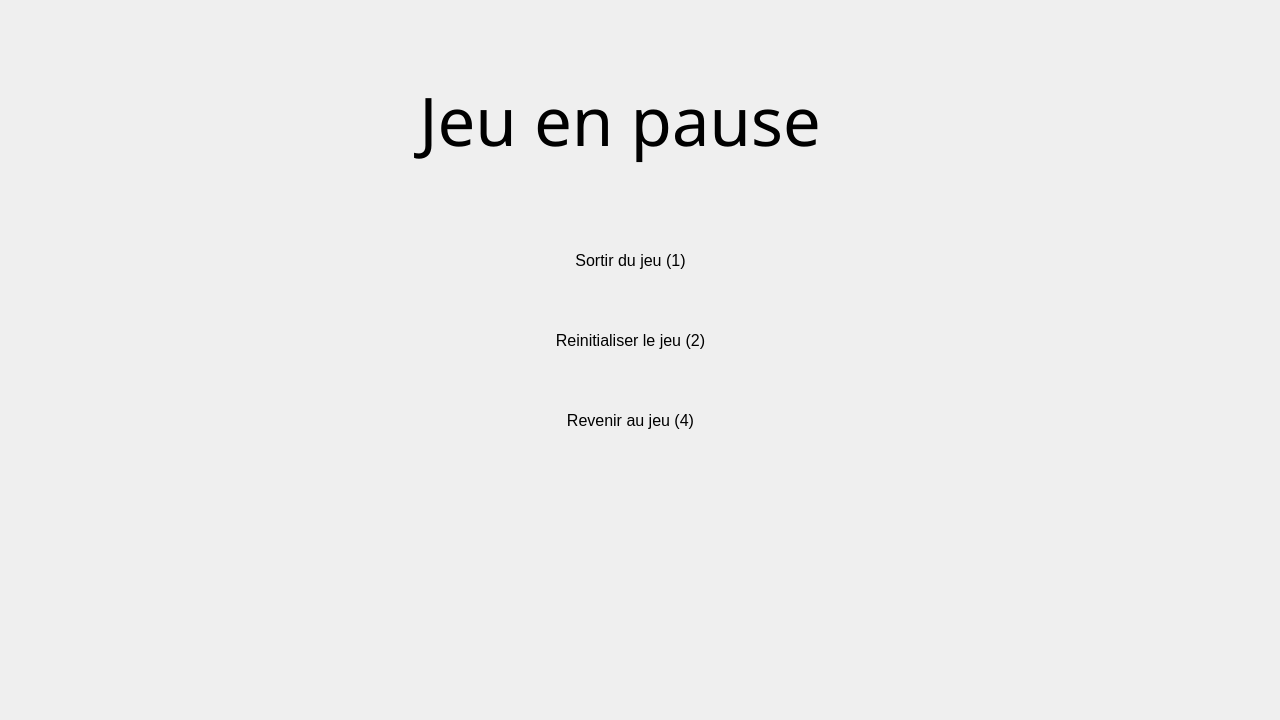
<?xml version="1.0" encoding="UTF-8"?>
<ui version="4.0">
 <class>Pause</class>
 <widget class="QWidget" name="Pause">
  <property name="geometry">
   <rect>
    <x>0</x>
    <y>0</y>
    <width>1280</width>
    <height>720</height>
   </rect>
  </property>
  <property name="windowTitle">
   <string>Form</string>
  </property>
  <widget class="QLabel" name="BackGround">
   <property name="geometry">
    <rect>
     <x>-5</x>
     <y>-35</y>
     <width>1300</width>
     <height>800</height>
    </rect>
   </property>
   <property name="autoFillBackground">
    <bool>true</bool>
   </property>
   <property name="text">
    <string/>
   </property>
   <property name="pixmap">
    <pixmap>:/Decor/Image_Qt/Decor/Paysage.png</pixmap>
   </property>
   <property name="scaledContents">
    <bool>true</bool>
   </property>
  </widget>
  <widget class="QLabel" name="Option2">
   <property name="geometry">
    <rect>
     <x>520</x>
     <y>320</y>
     <width>221</width>
     <height>40</height>
    </rect>
   </property>
   <property name="font">
    <font>
     <pointsize>12</pointsize>
    </font>
   </property>
   <property name="autoFillBackground">
    <bool>true</bool>
   </property>
   <property name="text">
    <string>Reinitialiser le jeu (2)</string>
   </property>
   <property name="alignment">
    <set>Qt::AlignmentFlag::AlignCenter</set>
   </property>
  </widget>
  <widget class="QLabel" name="Option1">
   <property name="geometry">
    <rect>
     <x>520</x>
     <y>240</y>
     <width>221</width>
     <height>40</height>
    </rect>
   </property>
   <property name="font">
    <font>
     <pointsize>12</pointsize>
    </font>
   </property>
   <property name="autoFillBackground">
    <bool>true</bool>
   </property>
   <property name="text">
    <string>Sortir du jeu (1)</string>
   </property>
   <property name="alignment">
    <set>Qt::AlignmentFlag::AlignCenter</set>
   </property>
  </widget>
  <widget class="QLabel" name="Option3">
   <property name="geometry">
    <rect>
     <x>520</x>
     <y>400</y>
     <width>221</width>
     <height>40</height>
    </rect>
   </property>
   <property name="font">
    <font>
     <pointsize>12</pointsize>
    </font>
   </property>
   <property name="autoFillBackground">
    <bool>true</bool>
   </property>
   <property name="text">
    <string>Revenir au jeu (4)</string>
   </property>
   <property name="alignment">
    <set>Qt::AlignmentFlag::AlignCenter</set>
   </property>
  </widget>
  <widget class="QLabel" name="Titre">
   <property name="geometry">
    <rect>
     <x>370</x>
     <y>70</y>
     <width>500</width>
     <height>100</height>
    </rect>
   </property>
   <property name="palette">
    <palette>
     <active>
      <colorrole role="WindowText">
       <brush brushstyle="SolidPattern">
        <color alpha="255">
         <red>0</red>
         <green>0</green>
         <blue>0</blue>
        </color>
       </brush>
      </colorrole>
      <colorrole role="Text">
       <brush brushstyle="SolidPattern">
        <color alpha="255">
         <red>0</red>
         <green>0</green>
         <blue>0</blue>
        </color>
       </brush>
      </colorrole>
     </active>
     <inactive>
      <colorrole role="WindowText">
       <brush brushstyle="SolidPattern">
        <color alpha="255">
         <red>0</red>
         <green>0</green>
         <blue>0</blue>
        </color>
       </brush>
      </colorrole>
      <colorrole role="Text">
       <brush brushstyle="SolidPattern">
        <color alpha="255">
         <red>0</red>
         <green>0</green>
         <blue>0</blue>
        </color>
       </brush>
      </colorrole>
     </inactive>
     <disabled/>
    </palette>
   </property>
   <property name="font">
    <font>
     <family>FZShuTi</family>
     <pointsize>50</pointsize>
     <underline>false</underline>
     <strikeout>false</strikeout>
     <stylestrategy>PreferDefault</stylestrategy>
    </font>
   </property>
   <property name="mouseTracking">
    <bool>false</bool>
   </property>
   <property name="contextMenuPolicy">
    <enum>Qt::ContextMenuPolicy::DefaultContextMenu</enum>
   </property>
   <property name="autoFillBackground">
    <bool>false</bool>
   </property>
   <property name="text">
    <string>Jeu en pause</string>
   </property>
   <property name="textFormat">
    <enum>Qt::TextFormat::PlainText</enum>
   </property>
   <property name="scaledContents">
    <bool>false</bool>
   </property>
   <property name="alignment">
    <set>Qt::AlignmentFlag::AlignCenter</set>
   </property>
   <property name="wordWrap">
    <bool>false</bool>
   </property>
  </widget>
 </widget>
 <resources/>
 <connections/>
</ui>
